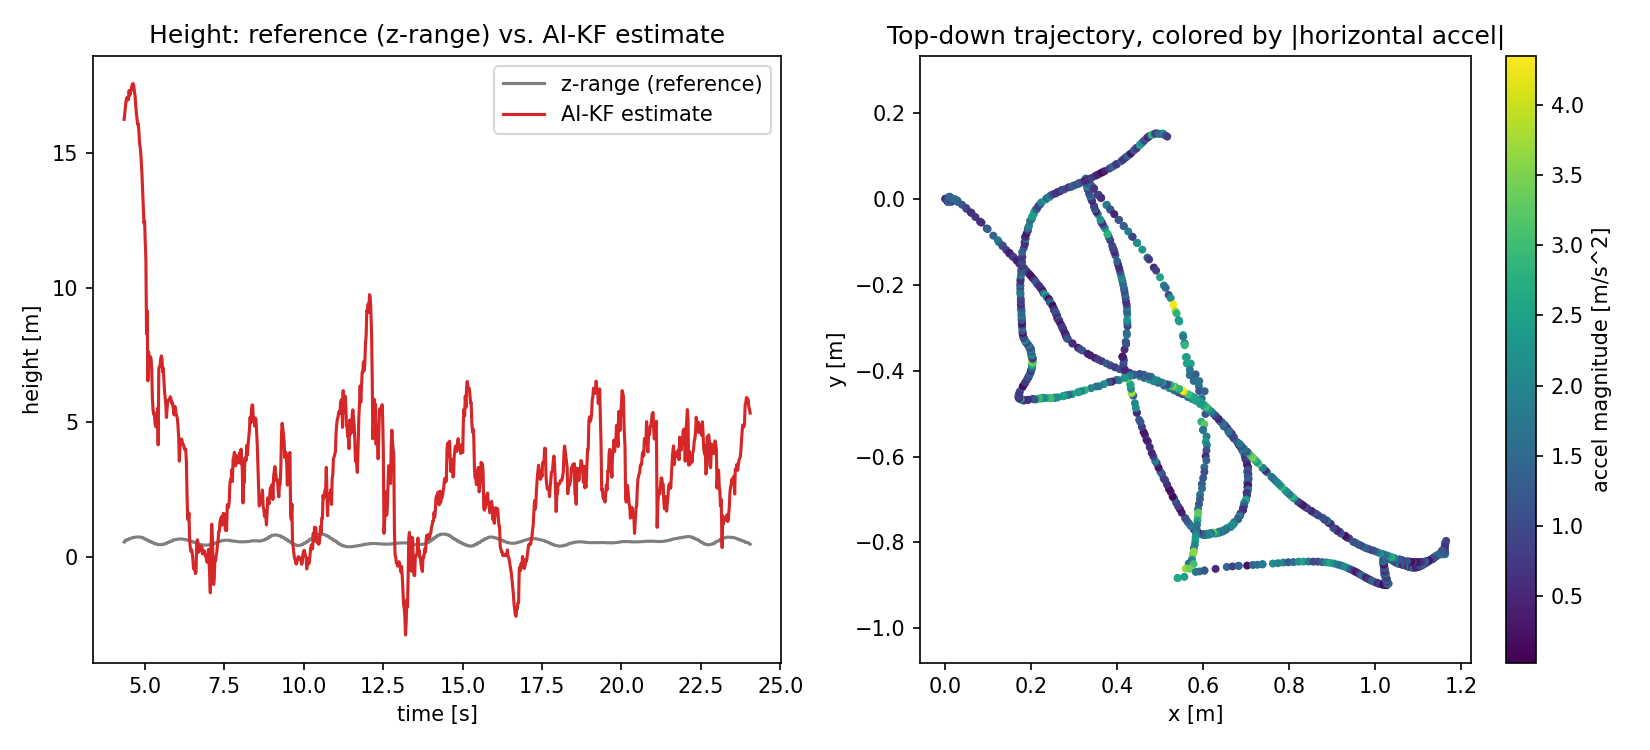

Here is the Python script that generated this plot:
"""
Square + zigzag test flight: a trajectory deliberately more complex than anything in the
systematic training-data library (data_collection/trajectories.py) -- a closed 4-leg square
with an accel/cruise/decel run down each side and a pure in-place 90-degree turn at each corner,
then a zigzag phase over the same area -- while running the real-time AI-KF
(realtime/) to estimate altitude live, with a live dual plot:
  (1) commanded/reference/AI-KF-estimated height vs. time
  (2) top-down (x/y) flight path colored by horizontal acceleration magnitude

Both phases keep horizontal acceleration flowing almost continuously (straight-leg
accel/cruise/decel, zigzag corners) rather than long constant-velocity or hover stretches, since
per the paper z is only observable during horizontal acceleration -- so this trajectory is one
the AI-KF has a real chance of tracking throughout, not by accident.

Always loads the MOST RECENTLY MODIFIED trained model in --models-dir (see
realtime.ann_estimator.find_latest_model) -- retrain via train.py before running this if you
want fresh weights; no code change needed here for that to take effect.

SPACE REQUIREMENT: verified by numeric integration of the actual commanded velocity profile
(see the trajectory-footprint check in chat history / rerun the same technique after any
parameter change here) -- default parameters reach ~1.13m max excursion from the takeoff point
(the square's diagonal, side_length_m=0.8) and close back to within a few mm of the start point.
This script does NOT implement geofence safety (only realtime.safety_monitor's battery/obstacle
checks, no position bound), so use a clear space of at least ~3m x 3m and supervise closely,
unlike the automated data_collection/ campaign which does have a geofence.

Run from the repo root, after retraining if you want fresh weights:
    source ~/.venv/bin/activate
    python train.py --simulated-trajectories-dir real_trajectories --models-dir models_real
    python test_flight_square_zigzag.py --models-dir models_real
"""

from __future__ import annotations

import argparse
import signal
import sys
import time
from pathlib import Path

import matplotlib.pyplot as plt
import numpy as np

REPO_ROOT = Path(__file__).resolve().parent
DATA_COLLECTION_DIR = REPO_ROOT / "data_collection"
for _p in (REPO_ROOT, DATA_COLLECTION_DIR):
    if str(_p) not in sys.path:
        sys.path.insert(0, str(_p))

import cf_link  # data_collection -- flat import, arm_cf/disarm_cf/send_stop_setpoint/init_drivers
from trajectories import VelCmd, _leg_peak_and_cruise, _trapezoid_speed, zigzag_profile  # data_collection

from realtime.ann_estimator import AltitudeANNEstimator
from realtime.config import DEFAULT_URI
from realtime.config import DT as FUSION_DT
from realtime.crazyflie_link import CrazyflieLink
from realtime.filter_wrapper import AIKFFilter
from realtime.fusion_loop import FusionLoop
from realtime.safety_monitor import SafetyMonitor

DEFAULT_HEIGHT_M = 0.4
CONTROL_RATE_HZ = 50.0
TAKEOFF_S = 1.5
PLOT_REFRESH_EVERY_N_TICKS = 5  # ~10Hz plot refresh at a 50Hz control loop


# ---------------------------------------------------------------------------
# Trajectory: closed square (accel/cruise/decel legs + in-place corner turns) + zigzag
# ---------------------------------------------------------------------------

def square_profile(params, height_m):
    """Closed n-sided polygon (default square): each leg is a trapezoidal accel/cruise/decel
    straight run (body-forward only, VelCmd.vx), with a pure in-place turn (zero translation) at
    each corner -- so the path closes exactly regardless of leg length, unlike motifs that turn
    while translating (no residual-displacement correction needed)."""
    side_length_m = params.get("side_length_m", 1.0)
    cruise_speed_mps = params.get("cruise_speed_mps", 0.8)
    accel_mps2 = params.get("accel_mps2", 1.2)
    yaw_rate_deg_s = params.get("yaw_rate_deg_s", 90.0)
    corner_pause_s = params.get("corner_pause_s", 0.3)
    n_sides = params.get("n_sides", 4)
    turn_deg = 360.0 / n_sides

    leg_peak, leg_cruise_s = _leg_peak_and_cruise(side_length_m, cruise_speed_mps, accel_mps2)
    leg_ramp_time_s = leg_peak / accel_mps2
    leg_duration_s = 2.0 * leg_ramp_time_s + leg_cruise_s
    turn_duration_s = turn_deg / yaw_rate_deg_s

    segments = []
    for _ in range(n_sides):
        segments += [(leg_duration_s, "leg"), (corner_pause_s, "pause"),
                     (turn_duration_s, "turn"), (corner_pause_s, "pause")]

    boundaries = []
    cum = 0.0
    for seg_dur, kind in segments:
        boundaries.append((cum, cum + seg_dur, kind))
        cum += seg_dur
    duration_s = cum

    def vel_fn(t):
        for start, end, kind in boundaries:
            if start <= t < end:
                if kind == "leg":
                    speed = _trapezoid_speed(t - start, leg_ramp_time_s, leg_cruise_s, leg_peak)
                    return VelCmd(speed, 0.0, 0.0, height_m, "square_leg")
                if kind == "turn":
                    return VelCmd(0.0, 0.0, yaw_rate_deg_s, height_m, "square_corner_turn")
                return VelCmd(0.0, 0.0, 0.0, height_m, "square_corner_pause")
        return VelCmd(0.0, 0.0, 0.0, height_m, "pause_end")

    return duration_s, vel_fn


def build_test_trajectory(height_m):
    square_params = dict(side_length_m=0.8, cruise_speed_mps=0.8, accel_mps2=1.2, yaw_rate_deg_s=90.0)
    zigzag_params = dict(leg_distance_m=0.4, leg_speed_mps=1.0, leg_accel_mps2=1.5, n_legs=3, zigzag_angle_deg=35.0)
    pause_s = 1.0

    square_duration_s, square_vel_fn = square_profile(square_params, height_m)
    zigzag_duration_s, zigzag_vel_fn = zigzag_profile(zigzag_params, height_m)

    boundaries = [
        (0.0, square_duration_s, square_vel_fn),
        (square_duration_s, square_duration_s + pause_s,
         lambda t: VelCmd(0.0, 0.0, 0.0, height_m, "pause_between_phases")),
        (square_duration_s + pause_s, square_duration_s + pause_s + zigzag_duration_s, zigzag_vel_fn),
    ]
    total_duration_s = square_duration_s + pause_s + zigzag_duration_s

    def vel_fn(t):
        for start, end, fn in boundaries:
            if start <= t < end:
                return fn(t - start)
        return VelCmd(0.0, 0.0, 0.0, height_m, "pause_end")

    return total_duration_s, vel_fn


# ---------------------------------------------------------------------------
# Control-input-from-known-trajectory: exact, since this script commands the trajectory itself
# ---------------------------------------------------------------------------

class TrajectoryControlInputProvider:
    """Supplies the AI-KF's [u_x, u_y, u_psi, u_z] control input by finite-differencing this
    script's OWN commanded velocity profile at the current elapsed trajectory time -- exact for
    a known scripted trajectory, unlike realtime.sensor_conversion.motor_commands_to_control_input
    (which has no safe default for arbitrary/piloted flight). Valid here specifically because
    every leg in this trajectory has yaw_rate=0 while translating (or zero velocity while
    turning), so the model's psi_dot*v_y/v_x cross-terms are always zero and u_x=dvx/dt,
    u_y=dvy/dt, u_psi=commanded yaw rate directly, u_z=0 (height is held constant throughout)."""

    def __init__(self, vel_fn, get_elapsed_s, dt=FUSION_DT):
        self.vel_fn = vel_fn
        self.get_elapsed_s = get_elapsed_s
        self.dt = dt

    def __call__(self):
        t = self.get_elapsed_s()
        cmd_now = self.vel_fn(t)
        cmd_prev = self.vel_fn(max(0.0, t - self.dt))
        u_x = (cmd_now.vx - cmd_prev.vx) / self.dt
        u_y = (cmd_now.vy - cmd_prev.vy) / self.dt
        u_psi = np.deg2rad(cmd_now.yaw_rate)
        u_z = 0.0
        return np.array([u_x, u_y, u_psi, u_z])


# ---------------------------------------------------------------------------
# Live recording + dual plot
# ---------------------------------------------------------------------------

class LiveRecorder:
    """Polled from the main flight loop (not from FusionLoop's worker thread) -- simple attribute
    reads/writes are fine under the GIL for this monitoring purpose, no lock needed."""

    def __init__(self):
        self.t0 = time.time()
        self.time_s = []
        self.zrange_m = []
        self.z_estimate_m = []
        self.xy = []
        self.accel_mag = []
        self.latest_zrange_m = None
        self.latest_xy = (0.0, 0.0)
        self.latest_accel_mag = 0.0

    def on_imu_flow_extra(self, timestamp, data):
        self.latest_zrange_m = data["range.zrange"] / 1000.0

    def on_state_pv_extra(self, timestamp, data):
        self.latest_xy = (data["stateEstimate.x"], data["stateEstimate.y"])

    def sample(self, fusion):
        t = time.time() - self.t0
        r_x, r_y, v_x_dot, v_y_dot = getattr(fusion, "_latest_measurements", (0.0, 0.0, 0.0, 0.0))
        self.latest_accel_mag = float(np.hypot(v_x_dot, v_y_dot))
        self.time_s.append(t)
        self.zrange_m.append(self.latest_zrange_m)
        self.z_estimate_m.append(fusion.filter.z_estimate)
        self.xy.append(self.latest_xy)
        self.accel_mag.append(self.latest_accel_mag)


class LivePlot:
    def __init__(self):
        plt.ion()
        self.fig, (self.ax_height, self.ax_xy) = plt.subplots(1, 2, figsize=(11, 5))

        self.ax_height.set_xlabel("time [s]")
        self.ax_height.set_ylabel("height [m]")
        self.ax_height.set_title("Height: reference (z-range) vs. AI-KF estimate")
        (self.line_zrange,) = self.ax_height.plot([], [], label="z-range (reference)", color="tab:gray")
        (self.line_estimate,) = self.ax_height.plot([], [], label="AI-KF estimate", color="tab:red")
        self.ax_height.legend(loc="upper right")

        self.ax_xy.set_xlabel("x [m]")
        self.ax_xy.set_ylabel("y [m]")
        self.ax_xy.set_title("Top-down trajectory, colored by |horizontal accel|")
        self.ax_xy.set_aspect("equal", adjustable="datalim")
        self.scatter_xy = self.ax_xy.scatter([], [], c=[], cmap="viridis", s=8)
        self.colorbar = self.fig.colorbar(self.scatter_xy, ax=self.ax_xy, label="accel magnitude [m/s^2]")

        self.fig.tight_layout()
        self.fig.canvas.draw()
        self.fig.canvas.flush_events()

    def update(self, recorder: LiveRecorder):
        self.line_zrange.set_data(recorder.time_s, recorder.zrange_m)
        self.line_estimate.set_data(recorder.time_s, recorder.z_estimate_m)
        self.ax_height.relim()
        self.ax_height.autoscale_view()

        if recorder.xy:
            xy = np.array(recorder.xy)
            self.scatter_xy.set_offsets(xy)
            self.scatter_xy.set_array(np.array(recorder.accel_mag))
            if len(recorder.accel_mag) > 1:
                self.scatter_xy.set_clim(min(recorder.accel_mag), max(recorder.accel_mag) + 1e-6)
            self.ax_xy.relim()
            self.ax_xy.autoscale_view()

        self.fig.canvas.draw_idle()
        self.fig.canvas.flush_events()

    def save(self, path):
        self.fig.savefig(path, dpi=150)


# ---------------------------------------------------------------------------
# Main
# ---------------------------------------------------------------------------

def parse_args():
    parser = argparse.ArgumentParser(description=__doc__.splitlines()[2])
    parser.add_argument("--uri", default=DEFAULT_URI)
    parser.add_argument("--models-dir", default=str(REPO_ROOT / "models_real"))
    parser.add_argument("--model-name", default=None,
                         help="Pin a specific model; default auto-discovers the most recent one")
    parser.add_argument("--initial-z", type=float, default=DEFAULT_HEIGHT_M,
                         help="Initial altitude guess fed to the AI-KF (m)")
    parser.add_argument("--height", type=float, default=DEFAULT_HEIGHT_M, help="Flight height (m)")
    parser.add_argument("--save-plot", default=str(REPO_ROOT / "test_flight_square_zigzag.png"))
    return parser.parse_args()


def main():
    args = parse_args()

    cf_link.initialize_cflib_drivers()

    print(f"Loading most recent model in {args.models_dir} ...")
    ann = AltitudeANNEstimator(model_dir=args.models_dir, model_name=args.model_name)
    print(f"Loaded '{ann.model_name}' (window_size={ann.window_size}, channels={ann.channels})")

    x0 = [0.0, 0.0, args.initial_z, 0.0, 0.0, 0.0, 0.0]  # [x, y, z, v_x, v_y, v_z, psi]
    aikf_filter = AIKFFilter(x0=x0)
    safety = SafetyMonitor()

    total_duration_s, vel_fn = build_test_trajectory(args.height)
    print(f"Trajectory built: {total_duration_s:.1f}s total (square + zigzag)")

    recorder = LiveRecorder()
    trajectory_state = {"start_time": None}

    def get_elapsed_s():
        if trajectory_state["start_time"] is None:
            return 0.0
        return time.time() - trajectory_state["start_time"]

    control_input_provider = TrajectoryControlInputProvider(vel_fn, get_elapsed_s)

    link = CrazyflieLink(args.uri)
    fusion = FusionLoop(link=link, ann_estimator=ann, aikf_filter=aikf_filter,
                         safety_monitor=safety, control_input_provider=control_input_provider)

    land_requested = {"flag": False}

    def handle_sigint(signum, frame):
        print("\nSIGINT received: will land at the next safe point.")
        land_requested["flag"] = True

    signal.signal(signal.SIGINT, handle_sigint)

    plot = LivePlot()

    try:
        link.connect()
        imu_flow_lg = link.add_imu_flow_callback(fusion.on_imu_flow)
        imu_flow_lg.data_received_cb.add_callback(lambda ts, data, logconf: recorder.on_imu_flow_extra(ts, data))
        link.add_state_att_callback(fusion.on_state_att)
        state_pv_lg = link.add_state_pv_callback(lambda ts, data: None)
        state_pv_lg.data_received_cb.add_callback(lambda ts, data, logconf: recorder.on_state_pv_extra(ts, data))
        link.add_diagnostic_callbacks(
            kalman_z_cb=safety.on_kalman_z, power_cb=safety.on_power,
            ranger_cb=safety.on_ranger, baro_cb=safety.on_baro,
        )
        time.sleep(1.0)  # let the first log packets arrive before arming
        print("Log established.")

        cf_link.arm_cf(link.cf)
        fusion.start()

        dt = 1.0 / CONTROL_RATE_HZ
        print(f"Taking off to {args.height} m")
        t0 = time.time()
        while time.time() - t0 < TAKEOFF_S:
            frac = (time.time() - t0) / TAKEOFF_S
            link.cf.commander.send_hover_setpoint(0.0, 0.0, 0.0, args.height * frac)
            time.sleep(dt)

        print("Flying square + zigzag trajectory")
        trajectory_state["start_time"] = time.time()
        tick = 0
        while not land_requested["flag"]:
            t = get_elapsed_s()
            if t >= total_duration_s:
                break

            safe, reason = safety.is_safe()
            if not safe:
                print(f"SafetyMonitor: unsafe ({reason}) -- landing.")
                break

            cmd = vel_fn(t)
            link.cf.commander.send_hover_setpoint(cmd.vx, cmd.vy, cmd.yaw_rate, cmd.height)

            recorder.sample(fusion)
            tick += 1
            if tick % PLOT_REFRESH_EVERY_N_TICKS == 0:
                plot.update(recorder)

            time.sleep(dt)

        print("Landing")
        h = args.height
        land_t0 = time.time()
        land_duration_s = 1.5
        while time.time() - land_t0 < land_duration_s:
            frac = 1.0 - (time.time() - land_t0) / land_duration_s
            link.cf.commander.send_hover_setpoint(0.0, 0.0, 0.0, h * max(frac, 0.0))
            time.sleep(dt)

        cf_link.send_stop_setpoint(link.cf)
        cf_link.disarm_cf(link.cf)

    finally:
        fusion.stop()
        try:
            link.disconnect()
        except Exception:
            pass
        plot.update(recorder)
        plot.save(args.save_plot)
        print(f"Saved final plot: {args.save_plot}")
        print(f"Recorded {len(recorder.time_s)} samples over {get_elapsed_s():.1f}s")
        plt.ioff()
        plt.show()


if __name__ == "__main__":
    sys.exit(main())
